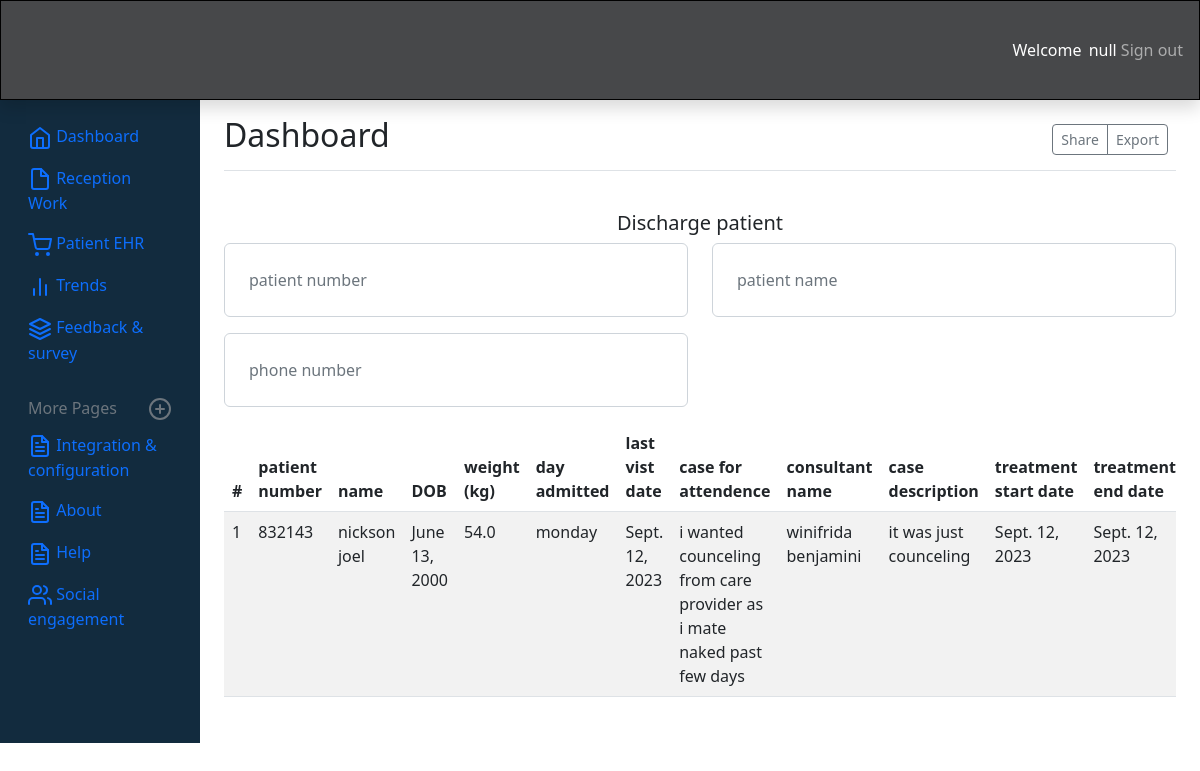
Screenshot of /discharge (signed in) with the database file from the repository.
### APP/models.py (models this page shows)
class Admission(models.Model):
     file_number = models.IntegerField(null=True)
     name = models.CharField(max_length=100, blank=True)
     id_number = models.IntegerField(null=True)
     dof = models.TextField(null=True)
     weight = models.FloatField(null=True)
     day = models.CharField(max_length=255, blank=True)
     date = models.TextField(null=True)
     case_description = models.TextField(null=True)
     full_name_new = models.TextField(null=True)
     description_new = models.TextField(null=True)
     start_date = models.TextField(null=True)
     end_date = models.TextField(null=True)
     visit_date = models.TextField(null=False)
     visit_case = models.TextField(null=False, default="Body Checkup")
     case_description_new = models.TextField(null=True)
     doctor_name = models.CharField(max_length=200)
     visit_time = models.TimeField(null=True)
     phone = models.IntegerField()

### APP/views.py (the view)
# urls.py: path('discharge', views.discharge, name='discharge'),
@login_required(login_url="index")
def discharge(request):
    admission = Admission.objects.all()
    context = {
        "admit": admission
    }
    return render(request, 'discharge.html', context)

### templates/discharge.html (shortened to what this page needs)
 {%extends 'base.html'%}
 {%load static%}
    {%block content%}
    <div class="container-l overflow-hidden">
        <div class="mt-lg-4">
        <div class="container-l">
        <center><div><h5> Discharge patient</h5></div></center>
        <form>
            <div class="row">
        <div class="col-md-6"><input type="number" class="form-control mb-3 p-4" name="patient_number" id="number" placeholder="patient number"></div>
        <div class="col-md-6"><input type="text" class="form-control mb-3 p-4" name="patient_name" id="name" placeholder="patient name"></div>
        <div class="col-md-6"><input type="number" class="form-control mb-3 p-4" name="phone" id="phone" placeholder="phone number"></div>
            </div>
        </form>
            <div class="table-responsive">
           <table class="table table-striped">
            <thead>
                <tr>
                    <th scope="col">#</th>
                    <th scope="col">patient number</th>
                    <th scope="col">name</th>
                    <th scope="col">DOB</th>
                    <th scope="col">weight (kg)</th>
                    <th scope="col">day admitted</th>
                    <th scope="col">last vist date</th>
                    <th scope="col">case for attendence</th>
                    <th scope="col">consultant name</th>
                    <th scope="col">case description</th>
                    <th scope="col">treatment start date</th>
                    <th scope="col">treatment end date</th>
                </tr>
            </thead>
            <tbody>
                {%for i in admit%}
                <tr>
                     <td>{{i.id}}</td>
                    <td>{{i.file_number}}</td>
                    <td>{{i.name}}</td>
                    <td>{{i.dof}}</td>
                    <td>{{i.weight}}</td>
                    <td>{{i.day}}</td>
                    <td>{{i.date}}</td>
                    <td>{{i.case_description}}</td>
                    <td>{{i.full_name_new}}</td>
                    <td>{{i.description_new}}</td>
                    <td>{{i.start_date}}</td>
                    <td>{{i.end_date}}</td>
                </tr>
                {% endfor %}
            </tbody>
           </table>
        </div>
    </div>
   </div>
    </div>
    {%endblock%}

### static/style.css (style rules this page uses)
* { margin: 0%; padding:0%; }
body { margin: 0%; padding: auto; overflow-x: hidden; }

### rows the page displays
Admission: id "1", file_number "832143", name "nickson joel", dof "June 13, 2000", weight "54.0", day "monday", date "Sept. 12, 2023", case_description "i wanted counceling from care provider as i mate naked past few days", full_name_new "winifrida benjamini", description_new "it was just counceling", start_date "Sept. 12, 2023", end_date "Sept. 12, 2023"
